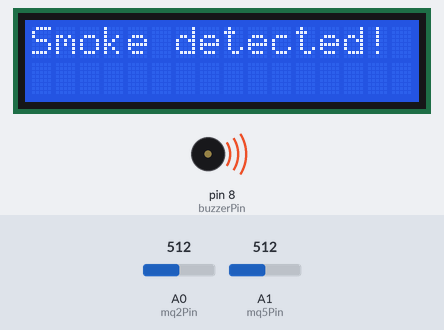
Simulated run of this sketch. Board: Arduino Uno, built with avr-gcc and run on an emulated ATmega328P. Parts: 16×2 character LCD, buzzer (waves = sounding, pin HIGH). The test bench sets the inputs (shaded band); at power-on: A0 (mq2Pin) = 512, A1 (mq5Pin) = 512.

Above: at 0.2 s.
At 1.2 s:
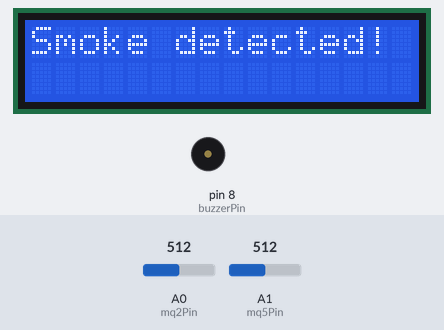
Timing chart, 0 to 129.1 s (numbered marks = the images above):
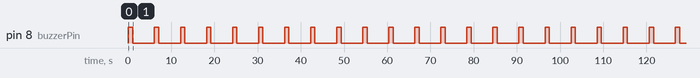

The sketch:

MQ2_MQ5_sensor.ino
```cpp
#include <Wire.h>
#include <LiquidCrystal_I2C.h>

LiquidCrystal_I2C lcd(0x27, 16, 2);  // I2C address 0x27, 16 column and 2 rows

const int mq2Pin = A0;  // Analog pin for MQ2 sensor
const int mq5Pin = A1;  // Analog pin for MQ5 sensor
const int buzzerPin = 8;  // Digital pin for the buzzer

// Define threshold values for smoke detection
const int mq2Threshold = 400;  // Adjust this based on sensor calibration
const int mq5Threshold = 300;  // Adjust this based on sensor calibration

void setup() {
  lcd.begin();  // Initialize the LCD
  lcd.backlight();

  pinMode(buzzerPin, OUTPUT);  // Set buzzer pin as output
}

void loop() {
  // Read analog values from MQ2 and MQ5 sensors
  int mq2Value = analogRead(mq2Pin);
  int mq5Value = analogRead(mq5Pin);

  // Display sensor readings on the LCD
  lcd.clear();
  lcd.setCursor(0, 0);
  lcd.print("MQ2: ");
  lcd.print(mq2Value);
  lcd.setCursor(0, 1);
  lcd.print("MQ5: ");
  lcd.print(mq5Value);

  // Check if smoke is detected by MQ2 sensor
  if (mq2Value > mq2Threshold) {
    lcd.clear();
    lcd.print("Smoke detected!");
    activateBuzzer();
    delay(5000);  // Display the warning for 5 seconds
  }

  // Check if smoke is detected by MQ5 sensor
  if (mq5Value > mq5Threshold) {
    lcd.clear();
    lcd.print("Smoke detected!");
    activateBuzzer();
    delay(5000);  // Display the warning for 5 seconds
  }
}

void activateBuzzer() {
  digitalWrite(buzzerPin, HIGH);  // Turn on the buzzer
  delay(1000);  // Beep for 1 second
  digitalWrite(buzzerPin, LOW);   // Turn off the buzzer
}
```

Measured:
- by itself, pin 8 (buzzerPin): alternates HIGH for 1.0 s and LOW for 5.0 s
